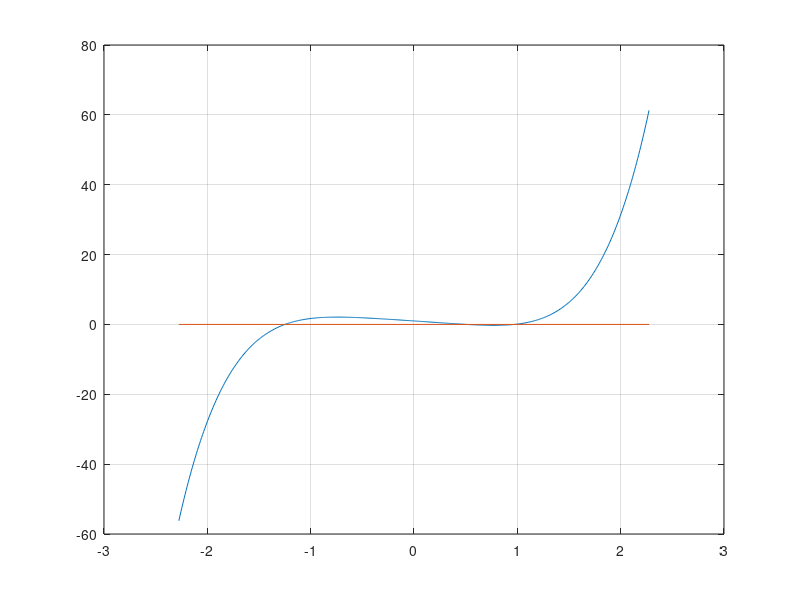

This figure's MATLAB source:
%%
% P(x) = x^5+0.1x^4+0.2x^3-0.2x^2-2x+1
P = [1 0.1 0.2 -0.2 -2 1];
R = roots(P);
disp (R);
M = max(abs(R));
X1 = 0.5*M;
x = (-M-1:0.01:M+1);
y = x.^5+0.1*x.^4+0.2*x.^3-0.2*x.^2-2*x+1;
plot(x,y);
grid on;
hold on;
line([-M-1, M+1], [0, 0]);
%доделать